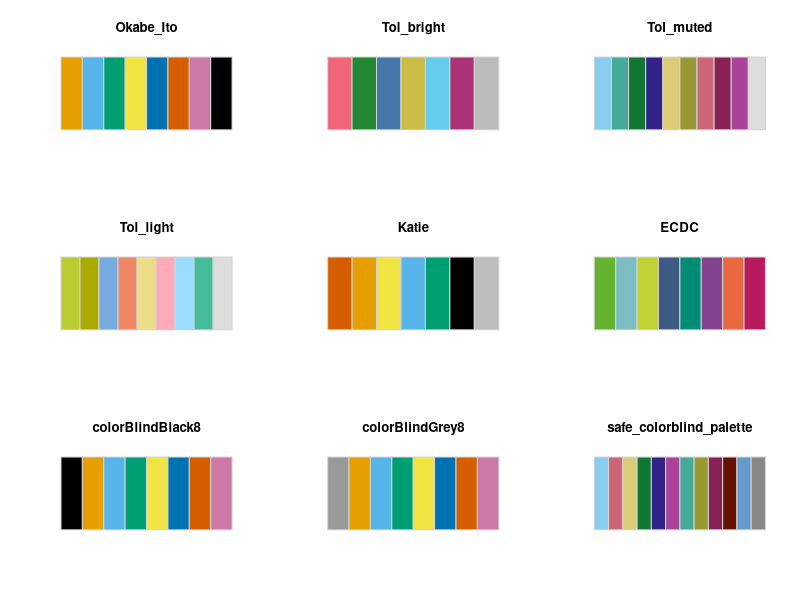
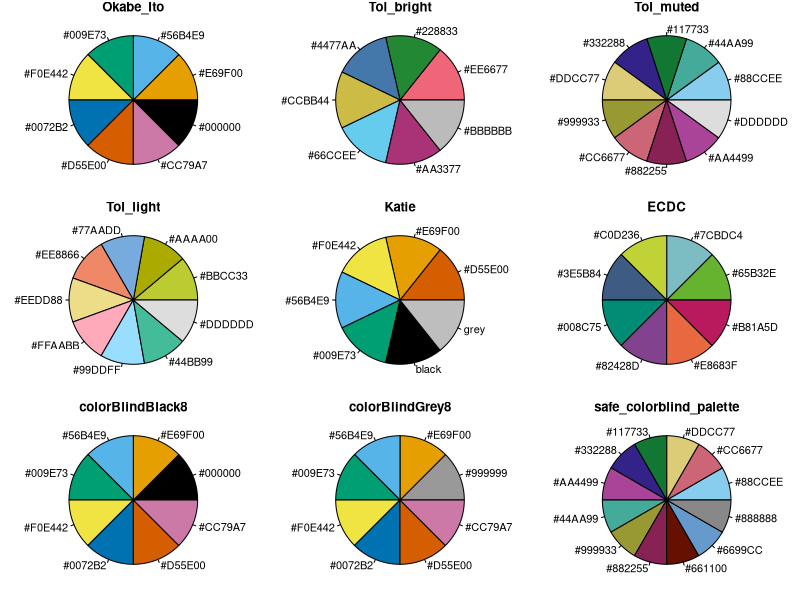
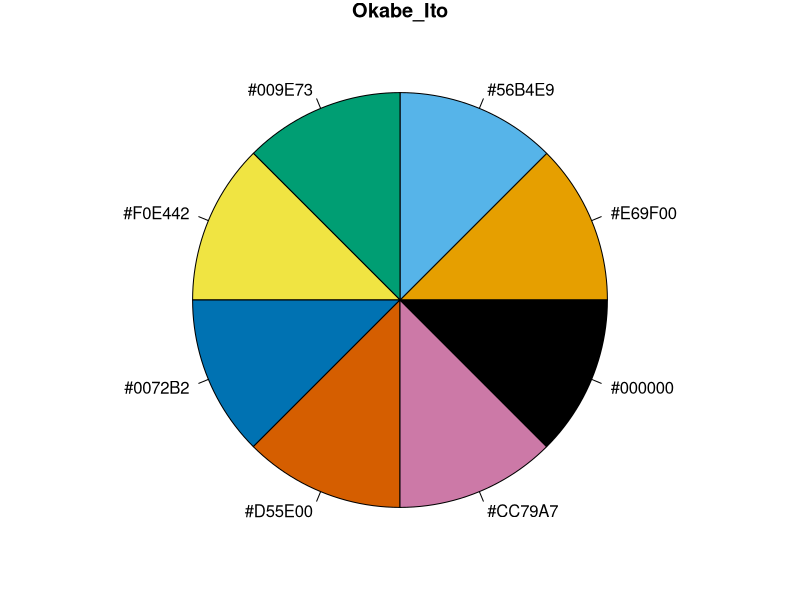
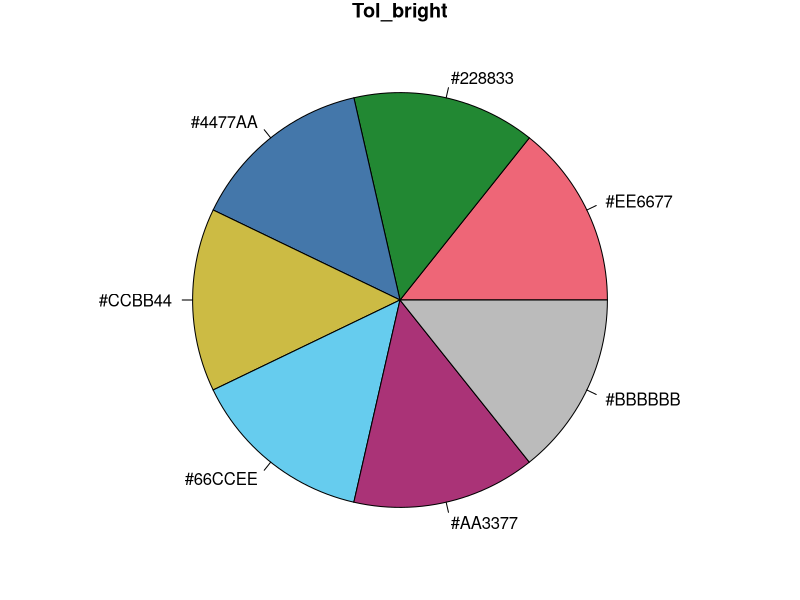
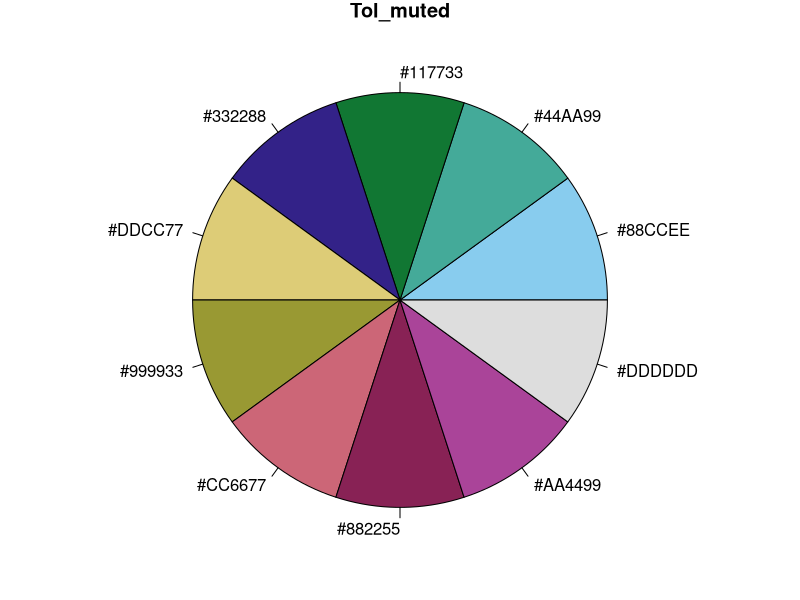
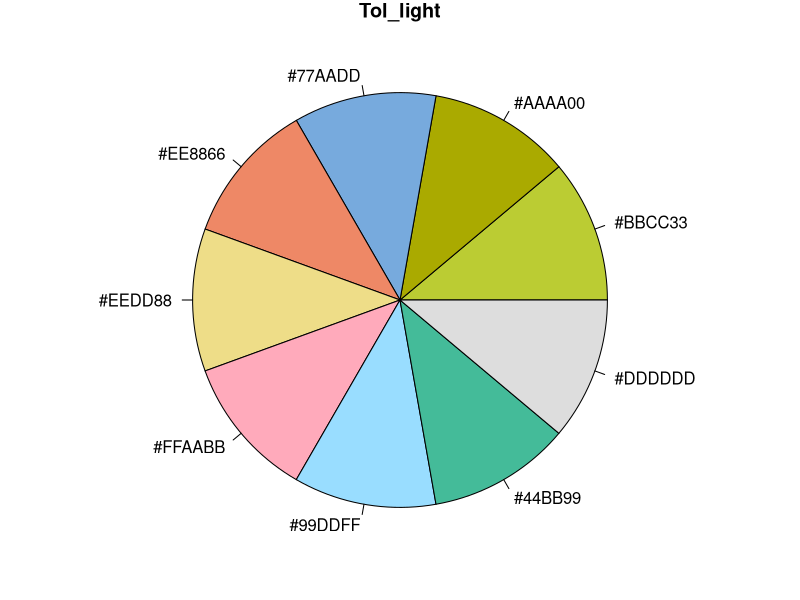
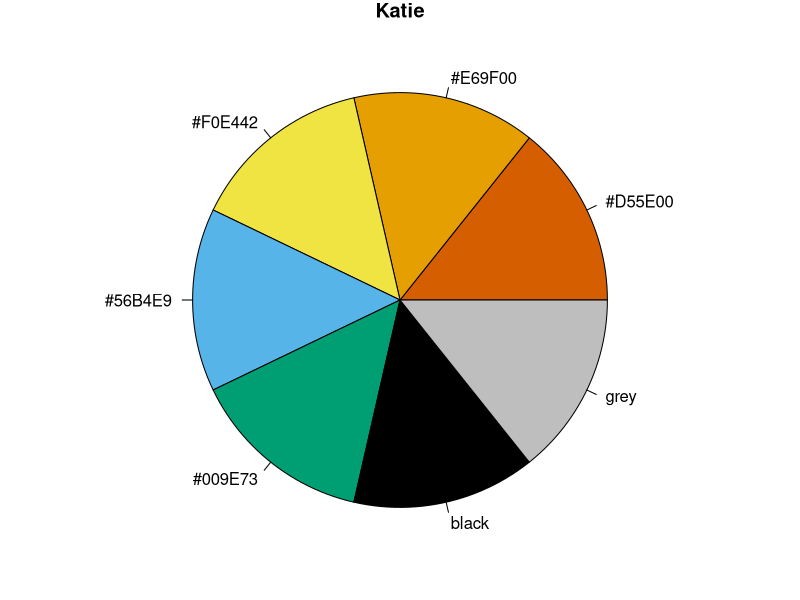
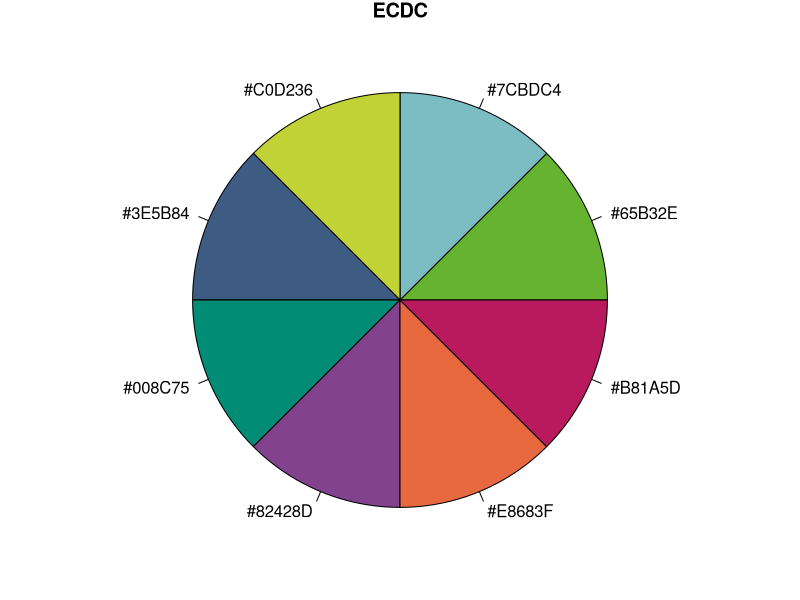

Source code (R) for these figures, in order:
# Taken mostly from https://tradeblotter.wordpress.com/2013/02/28/the-paul-tol-21-color-salute/

# Function for plotting colors side-by-side
pal <- function(col, border = "light gray", ...){
  n <- length(col)
  title <- deparse(substitute(col))
  plot(0, 0, type="n", xlim = c(0, 1), ylim = c(0, 1),
       axes = FALSE, main=title,xlab = "", ylab = "", ...)
  rect(0:(n-1)/n, 0, 1:n/n, 1, col = col, border = border)
}

# Function for plotting colors as pie
palpie <- function(col)
{
  par(mar=c(1,1,1,1))
  ones <- rep(1, length=length(col))
  names(ones) <- col
  
  title <- deparse(substitute(col))
  
  pie(ones, col=col, cex=1, main = title)
  par(mar=c(5.1, 4.1, 4.1, 2.1))
}

########## DEFINE Color palettes #########

#From Paul Tol: https://personal.sron.nl/~pault/
Tol_bright <- c('#EE6677', '#228833', '#4477AA', '#CCBB44', '#66CCEE', '#AA3377', '#BBBBBB')

# 
Tol_muted <- c('#88CCEE', '#44AA99', '#117733', '#332288', '#DDCC77', '#999933','#CC6677', '#882255', '#AA4499', '#DDDDDD')

# Denne brukes i kart nå, litt blass, men fin i Excel
Tol_light <- c('#BBCC33', '#AAAA00', '#77AADD', '#EE8866', '#EEDD88', '#FFAABB', '#99DDFF', '#44BB99', '#DDDDDD')

#From Color Universal Design (CUD): https://jfly.uni-koeln.de/color/
Okabe_Ito <- c("#E69F00", "#56B4E9", "#009E73", "#F0E442", "#0072B2", "#D55E00", "#CC79A7", "#000000")

# From Katie
Katie <- c("#D55E00","#E69F00","#F0E442","#56B4E9","#009E73","black","grey")

# Others
ECDC <- c("#65B32E","#7CBDC4","#C0D236","#3E5B84","#008C75","#82428D","#E8683F","#B81A5D")

colorBlindBlack8  <- c("#000000", "#E69F00", "#56B4E9", "#009E73", 
                       "#F0E442", "#0072B2", "#D55E00", "#CC79A7")
colorBlindGrey8   <- c("#999999", "#E69F00", "#56B4E9", "#009E73", 
                       "#F0E442", "#0072B2", "#D55E00", "#CC79A7")
safe_colorblind_palette <- c("#88CCEE", "#CC6677", "#DDCC77", "#117733", "#332288", "#AA4499", 
                             "#44AA99", "#999933", "#882255", "#661100", "#6699CC", "#888888")


########################## SHOW as multiple strips ###################
par(mfrow=c(3,3))

pal(Okabe_Ito)
pal(Tol_bright)
pal(Tol_muted)
pal(Tol_light)
pal(Katie)
pal(ECDC)
pal(colorBlindBlack8)
pal(colorBlindGrey8)
pal(safe_colorblind_palette )


########################## SHOW as multiple PIE Charts ###################
par(mfrow=c(3,3))

palpie(Okabe_Ito)
palpie(Tol_bright)
palpie(Tol_muted)
palpie(Tol_light)
palpie(Katie)
palpie(ECDC)
palpie(colorBlindBlack8)
palpie(colorBlindGrey8)
palpie(safe_colorblind_palette )


########################## SHOW as single PIE Chart ###################
par(mfrow=c(1,1))

palpie(Okabe_Ito)
palpie(Tol_bright)
palpie(Tol_muted)
palpie(Tol_light)
palpie(Katie)
palpie(ECDC)
palpie(colorBlindBlack8)
palpie(colorBlindGrey8)
palpie(safe_colorblind_palette )



